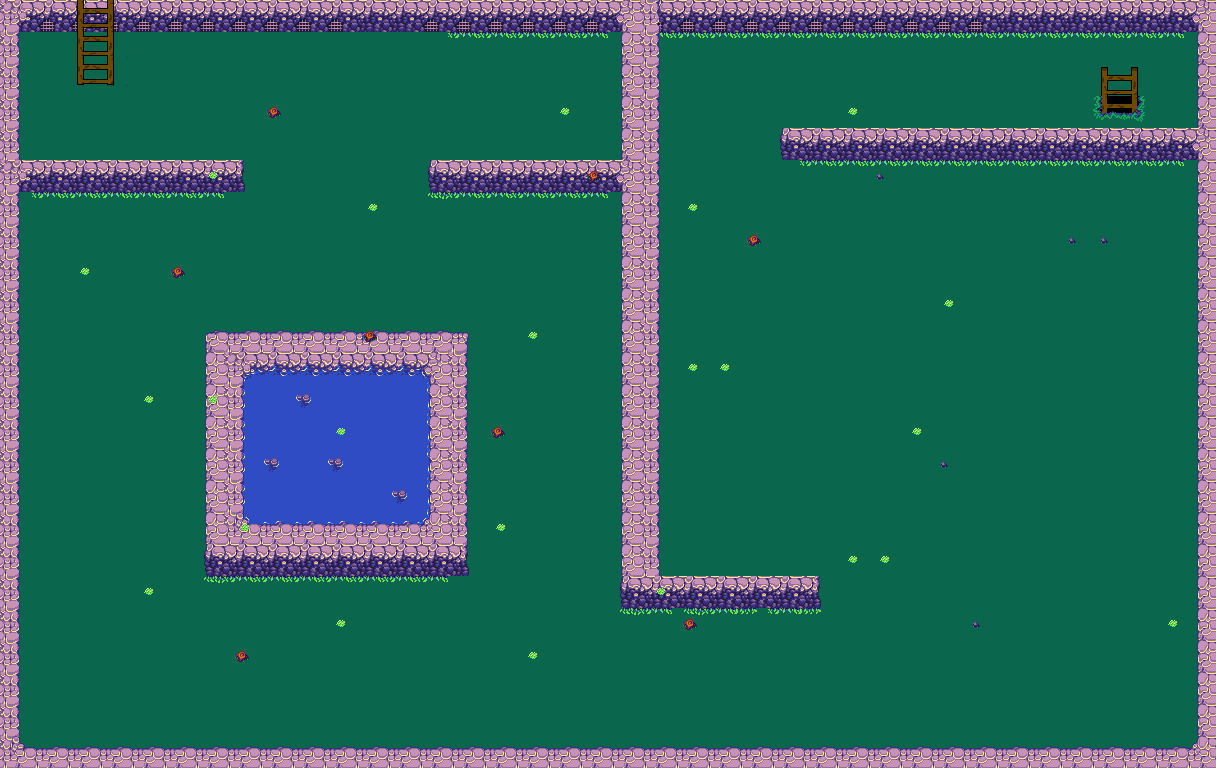

A 2D game scene composited from a Tiled map and its tileset images. What follows is a short description and the map's XML, with each tile layer's data collapsed to a summary:
An orthogonal 38x24 tile map with 32x32 px tiles, 5 tile layers (ground, walls, decals, ladder, ...), 6 tilesets and 26 objects (boulder1, boulder2, boulder3, boulder4, boulder5, ...).

<map version="1.0" orientation="orthogonal" renderorder="right-down" width="38" height="24" tilewidth="32" tileheight="32" nextobjectid="62">
 <properties>
  <property name="containsTreasure" type="bool" value="false" />
  <property name="numOfBoulders" type="int" value="7" />
 </properties>
 <tileset firstgid="1" name="sheet (1)" tilewidth="32" tileheight="32" tilecount="72" columns="12">
  <image source="dirt text/sheet (1).png" trans="ffffff" width="384" height="192" />
 </tileset>
 <tileset firstgid="73" name="sheet (1)" tilewidth="16" tileheight="16" tilecount="288" columns="24">
  <image source="dirt text/sheet (1).png" width="384" height="192" />
 </tileset>
 <tileset firstgid="361" name="32outside" tilewidth="32" tileheight="32" tilecount="180" columns="20">
  <image source="dirt text/32outside.png" width="640" height="288" />
 </tileset>
 <tileset firstgid="541" name="16outside" tilewidth="16" tileheight="16" tilecount="720" columns="40">
  <image source="dirt text/32outside.png" width="640" height="288" />
 </tileset>
 <tileset firstgid="1261" name="ladder" tilewidth="32" tileheight="32" tilecount="8" columns="2">
  <image source="snow text/ladder.png" width="64" height="128" />
 </tileset>
 <tileset firstgid="1269" name="full_ladder" tilewidth="32" tileheight="32" tilecount="8" columns="2">
  <image source="dirt text/full_ladder.png" width="64" height="128" />
 </tileset>
 <layer name="ground" width="38" height="24">
  <data>[912 cells, 912 non-empty, 3 distinct tile ids]</data>
 </layer>
 <layer name="walls" width="38" height="24">
  <data>[912 cells, 286 non-empty, 27 distinct tile ids]</data>
 </layer>
 <layer name="decals" width="38" height="24">
  <data>[912 cells, 51 non-empty, 6 distinct tile ids]</data>
 </layer>
 <layer name="ladder" width="38" height="24">
  <data>[912 cells, 19 non-empty, 13 distinct tile ids]</data>
 </layer>
 <layer name="Tile Layer 5" width="38" height="24">
  <data>[912 cells, 46 non-empty, 8 distinct tile ids]</data>
 </layer>
 <objectgroup name="collision">
  <object id="1" x="3.33333e-05" y="489.333" width="14.6666" height="278.667" />
  <object id="3" x="2.66667" y="1.33333" width="12" height="325.333" />
  <object id="5" x="337.333" y="2.66667" width="876" height="28" />
  <object id="6" x="338.667" y="746.667" width="876" height="17.3333" />
  <object id="7" x="1198.67" y="744" width="9.33333" />
  <object id="8" x="1194.67" y="30.6667" width="17.3333" height="721.333" />
  <object id="12" x="4" y="325.333" width="9.33333" height="165.333" />
  <object id="17" x="1205.33" y="606.667" />
  <object id="51" x="18.6667" y="2.66667" width="316" height="27.3333" />
  <object id="52" x="78.6667" y="29.3333" width="32" height="54.6667" />
  <object id="53" x="16" y="162.667" width="228" height="32" />
  <object id="54" x="425" y="160" width="204.333" height="28" />
  <object id="55" x="624" y="33.3333" width="32" height="576.667" />
  <object id="56" x="634.667" y="573.333" width="183.333" height="35.667" />
  <object id="57" x="8" y="748" width="326.667" height="18.6667" />
  <object id="59" x="785" y="130.667" width="412.333" height="24" />
  <object id="61" x="208" y="333.333" width="253.333" height="242.667" />
 </objectgroup>
 <objectgroup name="start_end" visible="0">
  <object id="13" x="140" y="63.9997" width="62.6667" height="62.6667">
   <ellipse />
  </object>
  <object id="60" x="1092" y="57.3333" width="50.6667" height="60" />
 </objectgroup>
 <objectgroup name="properties">
  <object id="28" name="boulder1" x="480" y="100.667" width="61.3333" height="57.3333">
   <properties>
    <property name="direction" value="left" />
    <property name="distance" type="int" value="200" />
    <property name="yoyo" type="bool" value="true" />
   </properties>
  </object>
  <object id="31" name="boulder2" x="108" y="287.334" width="61.3333" height="57.3333">
   <properties>
    <property name="direction" value="right" />
    <property name="distance" type="int" value="300" />
    <property name="yoyo" type="bool" value="true" />
   </properties>
  </object>
  <object id="33" name="boulder3" x="566.333" y="660.667" width="61.3333" height="57.3333">
   <properties>
    <property name="direction" value="left" />
    <property name="distance" type="int" value="350" />
    <property name="yoyo" type="bool" value="true" />
   </properties>
  </object>
  <object id="35" name="boulder4" x="693.333" y="467.333" width="61.3333" height="57.3333">
   <properties>
    <property name="direction" value="right" />
    <property name="distance" type="int" value="200" />
    <property name="yoyo" type="bool" value="true" />
   </properties>
  </object>
  <object id="40" name="boulder5" x="880" y="466" width="61.3333" height="57.3333">
   <properties>
    <property name="direction" value="right" />
    <property name="distance" type="int" value="200" />
    <property name="yoyo" type="bool" value="true" />
   </properties>
  </object>
  <object id="42" name="boulder7" x="1077.33" y="243.333" width="61.3333" height="57.3333">
   <properties>
    <property name="direction" value="left" />
    <property name="distance" type="int" value="200" />
    <property name="yoyo" type="bool" value="true" />
   </properties>
  </object>
  <object id="43" name="boulder6" x="878.667" y="242" width="61.3333" height="57.3333">
   <properties>
    <property name="direction" value="left" />
    <property name="distance" type="int" value="200" />
    <property name="yoyo" type="bool" value="true" />
   </properties>
  </object>
 </objectgroup>
</map>
